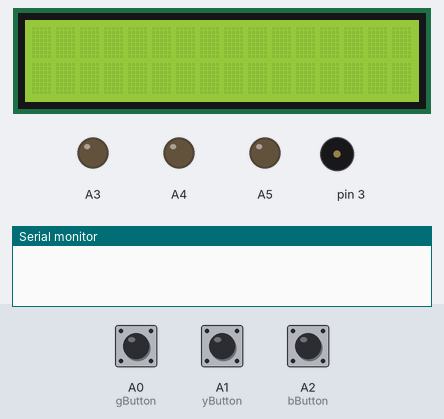
A sketch run on a simulated Arduino Uno, built with avr-gcc and run on an emulated ATmega328P. On the bench: 16×2 character LCD, output pins drawn as LEDs (lit = HIGH), buzzer (waves = sounding), the last lines printed to the serial monitor. Inputs (shaded band) come from the test bench; at power-on: A0 (gButton) HIGH, A1 (yButton) HIGH, A2 (bButton) HIGH.

Above: at 1.2 s.
1.3 s: A0 (gButton) pulled LOW for 0.15 s
At 2.5 s:
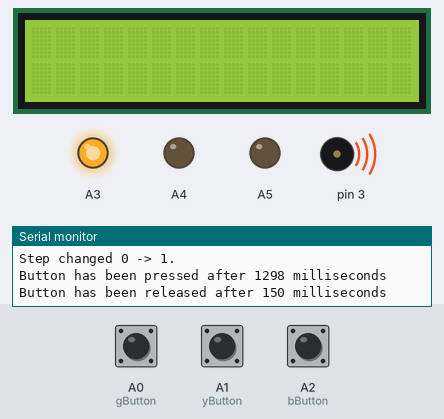
2.9 s: A1 (yButton) pulled LOW for 0.15 s
At 3.9 s:
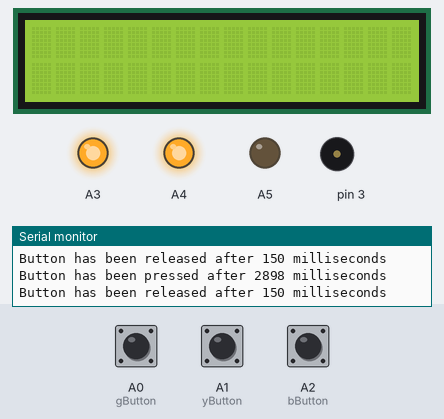
6.0 s: A2 (bButton) pulled LOW for 0.15 s
At 6.3 s:
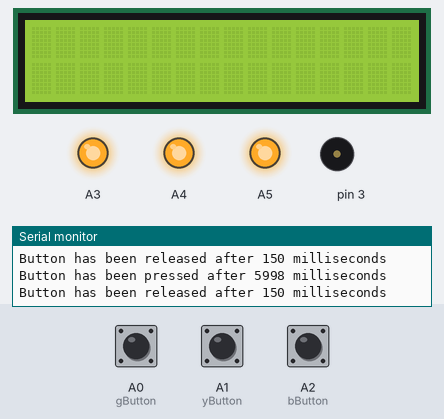
9.1 s: A1 (yButton) pulled LOW for 3.2 s
At 9.9 s:
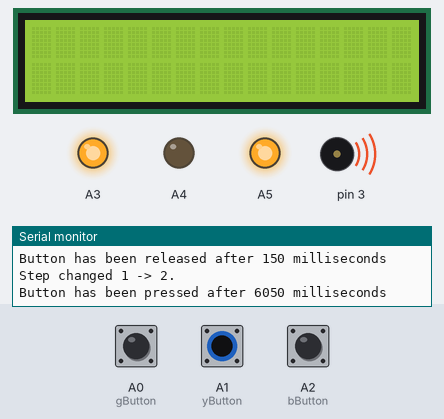
13.8 s: A0 (gButton) pulled LOW for 1 s
At 14.6 s:
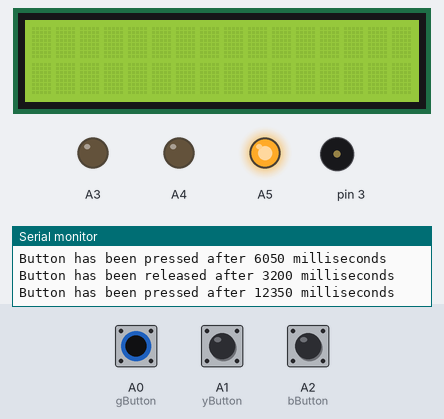
Timing chart, 0 to 18.8 s (numbered marks = the images above; inputs shaded):
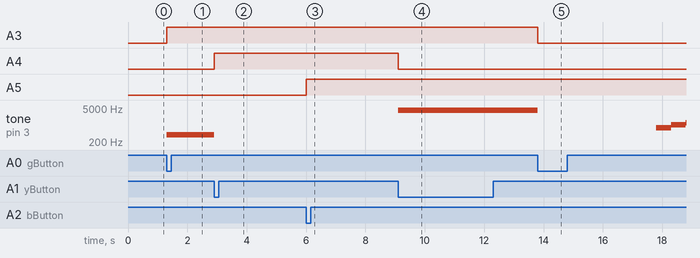

Measured:
- after the input at 1.3 s, A3: LOW → HIGH at once; tone on pin 3: silent → 400 Hz at once
- after the input at 2.9 s, A4: LOW → HIGH at once
- after the input at 6.0 s, A5: LOW → HIGH at once; tone on pin 3: stops changing and stays silent
- after the input at 9.1 s, A4: HIGH → LOW at once
- after the input at 13.8 s, A3: HIGH → LOW at once

The sketch:

vduino.ino
```cpp
#include "Arduino.h"
#include "Button.h"
#include "LiquidCrystal.h"
#include "MyLed.h"
#include "BeepController.h"
#include "Music.h"

LiquidCrystal lcd(4, 5, 10, 11, 12, 13);

Button gButton = Button(A0);
Button yButton = Button(A1);
Button bButton = Button(A2);
BeepController beepController = BeepController(3,  MyLed(A3),  MyLed(A4),  MyLed(A5),lcd);
Music music = Music(3,A0,A1,A2,3000,500);

void clk400() {
 beepController.clicked400();
}

void clk1500() {
   beepController.clicked1500();

}
void clk3700() {
   beepController.clicked3700();
}

void setup() {

    Serial.begin(115200);
    gButton.on_press(clk400);
    yButton.on_press(clk1500);
    bButton.on_press(clk3700);
    lcd.begin(16, 2);
    lcd.setCursor(0, 0);
    lcd.clear();
}

void loop() {
    gButton.init();
    yButton.init();
    bButton.init();
    music.tick();
}
```

BeepController.cpp
```cpp
#include "Arduino.h"
#include "BeepController.h"
#include "LiquidCrystal.h"

void BeepController::clicked400() {
  _led400.invert();
  _stateIndex = _stateIndex ^ 0x01;
  update(_stateIndex);
}
void BeepController::clicked1500() {
  _led1500.invert();
  _stateIndex = _stateIndex ^ 0x02;
  update(_stateIndex);
}
void BeepController::clicked3700() {
  _led3700.invert();
  _stateIndex = _stateIndex ^ 0x04;
  update(_stateIndex);
}

void BeepController::update(byte state) {
  _lcd.clear();

 if(machine.update(state)){
    noTone(_beepPin);
    _lcd.print("     *VZE*");
  } else if(state == 0){
    noTone(_beepPin);
  }else{
    int hz =_states[state];
    tone(_beepPin, hz);
    _lcd.print(hz);
  }
}
```

BeepController.h
```cpp
#ifndef BeepController_h
#define BeepController_h

#include "MyLed.h"
#include "Arduino.h"
#include "LiquidCrystal.h"
#include "StateMachine.h"

  class BeepController {
  public:
    BeepController(int beepPin,MyLed led400,MyLed led1500,MyLed led3700,LiquidCrystal lcd)
    :_beepPin(beepPin),_led400(led400),_led1500(led1500),_led3700(led3700),_lcd(lcd){}

    void clicked400();
    void clicked1500();
    void clicked3700();
  private:
    int _beepPin;
    MyLed _led400;
    MyLed _led1500;
    MyLed _led3700;
    LiquidCrystal _lcd;
    byte _stateIndex = 0;
    int _states[8] = {0, 400, 1500, 1900, 3700, 4100, 5200, 5600};
    void update(byte state);
    StateMachine machine;
  };

#endif
```

Button.cpp
```cpp
/*
  Button.cpp - Library for handling a button press.
  Created by Badreddine Bouzid, April 8, 2014.
  Released into the public domain.
*/

#include "Arduino.h"
#include "Button.h"

void do_nothing() {
	return;
}

Button::Button(int pin) {
	pinMode(pin, INPUT_PULLUP);
	_pin = pin;
	if(this->_debug) Serial.begin(115200);
	this->on_release(do_nothing);
	this->on_press(do_nothing);
	this->on_bounced_release(do_nothing);
	this->on_bounced_press(do_nothing);
}

void Button::_on_release(unsigned long gap) {
	this->__on_release();
	if(this->_debug) Serial.print(String("Button has been released after ") + gap + String(" milliseconds\n"));
}
void Button::_on_press(unsigned long gap) {
	this->__on_press();
	if(this->_debug) Serial.print(String("Button has been pressed after ") + gap + String(" milliseconds\n"));
}
void Button::_on_long_release(unsigned long gap) {
	this->__on_long_release();
	if(this->_debug) Serial.print(String("Button has been released after ") + gap + String(" milliseconds\n"));
}
void Button::_on_long_press(unsigned long gap) {
	this->__on_long_press();
	if(this->_debug) Serial.print(String("Button has been pressed after ") + gap + String(" milliseconds\n"));
}
void Button::_on_bounced_release(unsigned long gap) {
	this->__on_bounced_release();
	if(this->_debug) Serial.print(String("(I've detected a bounce at release! gap = ") + gap + String(")\n"));
}
void Button::_on_bounced_press(unsigned long gap) {
	this->__on_bounced_press();
	if(this->_debug) Serial.print(String("(I've detected a bounce at pressure! gap = ") + gap + String(")\n"));
}

void Button::init () {
	if(digitalRead(_pin) == LOW) {
		if(_button_state != LOW) {
			_milliseconds = millis();
			_gap = _milliseconds - _previous_HIGH_millis;
			_previous_LOW_millis = _milliseconds;
			this->button_pressed(_gap);
		}
		_button_state = LOW;
	}

	if(digitalRead(_pin) == HIGH) {
		if(_button_state != HIGH) {
			_milliseconds = millis();
			_gap = _milliseconds - _previous_LOW_millis;
			_previous_HIGH_millis = _milliseconds;
			this->button_released(_gap);
		}
		_button_state = HIGH;
	}
}

void Button::button_pressed (unsigned long gap) {
	if(gap > _minimum_gap && gap < _maximum_gap) this->_on_press(gap);
	else if(gap > _minimum_gap) this->_on_long_press(gap);
	else this->_on_bounced_press(gap);
}

void Button::button_released (unsigned long gap) {
	if(gap > _minimum_gap && gap < _maximum_gap) this->_on_release(gap);
	else if(gap > _minimum_gap) this->_on_long_release(gap);
	else this->_on_bounced_release(gap);
}

void Button::on_release(void(*on_release)()) {
	this->__on_release = on_release;
	this->__on_long_release = on_release;
}
void Button::on_press(void(*on_press)()) {
	this->__on_press = on_press;
	this->__on_long_press = on_press;
}
void Button::on_long_release(void(*on_long_release)()) {
	this->__on_long_release = on_long_release;
}
void Button::on_long_press(void(*on_long_press)()) {
	this->__on_long_press = on_long_press;
}
void Button::on_bounced_release(void(*on_bounced_release)()) {
	this->__on_bounced_release = on_bounced_release;
}
void Button::on_bounced_press(void(*on_bounced_press)()) {
	this->__on_bounced_press = on_bounced_press;
}

unsigned long Button::gap() {
	return this->_gap;
}

int Button::get_minimum_gap() {
	return this->_minimum_gap;
}

int Button::get_maximum_gap() {
	return this->_maximum_gap;
}
void Button::set_minimum_gap(int gap) {
	this->_minimum_gap = gap;
}
void Button::set_maximum_gap(int gap) {
	this->_maximum_gap = gap;
}

void Button::enable_debug() {
	this->_debug = true;
}
void Button::disable_debug() {
	this->_debug = false;
}
```

Button.h
```cpp
/*
  Button.h - Library for handling a button press.
  Created by Badreddine Bouzid, April 8, 2014.
  Released into the public domain.
*/

#ifndef Button_h
#define Button_h

#include "Arduino.h"

class Button {
	public:
		Button(int pin);
		void init ();
		void button_pressed (unsigned long gap);
		void button_released (unsigned long gap);
		void on_release (void (*)());
		void on_press (void (*)());
		void on_long_release (void (*)());
		void on_long_press (void (*)());
		void on_bounced_release (void (*)());
		void on_bounced_press (void (*)());
		unsigned long gap ();
		void enable_debug ();
		void disable_debug ();
		int get_minimum_gap();
		int get_maximum_gap();
		void set_minimum_gap(int gap);
		void set_maximum_gap(int gap);
	private:
		void _on_release (unsigned long gap);
		void _on_press (unsigned long gap);
		void _on_long_release (unsigned long gap);
		void _on_long_press (unsigned long gap);
		void _on_bounced_release (unsigned long gap);
		void _on_bounced_press (unsigned long gap);
		int _pin;
		int _button_state = HIGH;
		unsigned long _previous_LOW_millis = 0;
		unsigned long _previous_HIGH_millis = 0;
		unsigned long _gap = 0;
		unsigned long _milliseconds = 0;
		boolean _debug = true;
		int _minimum_gap = 35;
		int _maximum_gap = 1000;
		void (*__on_release)();
		void (*__on_press)();
		void (*__on_long_release)();
		void (*__on_long_press)();
		void (*__on_bounced_release)();
		void (*__on_bounced_press)();
};

#endif
```

Music.cpp
```cpp
#include "Arduino.h"
#include "Music.h"

Music::Music(int beepPin,int g, int y, int b, unsigned long  pressMs,unsigned long hzMs){
    _beepPin = beepPin;
    _g=g;
    _y=y;
    _b=b;
    _pressMs = pressMs;
    _hzMs = hzMs;
    pinMode(g, INPUT_PULLUP);
    pinMode(y, INPUT_PULLUP);
    pinMode(b, INPUT_PULLUP);
}
void Music::tick() {
    int all =  digitalRead(_g) * digitalRead(_y) * digitalRead(_b);
    if (all == HIGH){
        if(startTime == 0){
            startTime = millis();


        } else if(millis() - startTime   >= _pressMs) {
            playMusic();
            startTime = 0;
        }
    } else {
        startTime = 0;
    }
}

void Music::playMusic(){
    Serial.println("Play music");
    noTone(_beepPin);
    for(int n=0;n<3;n++) {
        for (int i = 0; i < 12; i++){
            Serial.println(notes[i]);
            tone(_beepPin,notes[i]);
            delay(_hzMs);
        }
    }
}
```

Music.h
```cpp
#ifndef MUSIC_H
#define MUSIC_H

class Music {
  public:
    Music(int beepPin,int g, int y, int b, unsigned long  pressMs,unsigned long hzMs);
    void tick();
  private:
    int _g;
    int _y;
    int _b;
    int _beepPin;
    unsigned long _pressMs;
    unsigned long _hzMs;
    unsigned long startTime = 0;
    void playMusic();

    unsigned long notes[12]={
      784,
      1047,
      1245,
      1175,
      1046,
      1245,
      1047,
      1175,
      1047,
      831,
      932,
      784
    };

};

#endif
```

MyLed.cpp
```cpp
#include "Arduino.h"
#include "MyLed.h"

MyLed::MyLed(int pin){
  _pin = pin;
  _state = false;
  pinMode(_pin, OUTPUT);
}

void MyLed::invert(){
  _state=!_state;
  update();
}

void MyLed::update(){
  digitalWrite(_pin,_state);
}
```

MyLed.h
```cpp
#ifndef MyLed_h
#define MyLed_h

#include "Arduino.h"

class MyLed {
  public:
    MyLed(int pin);
    void invert();
  private:
    int _pin;
    volatile boolean _state;
    void update();
  };
#endif
```

StateMachine.cpp
```cpp
#include "StateMachine.h"
#include "Arduino.h"

bool StateMachine::update(byte leds){
    if(leds == 0){
        Serial.println("Step reseted to 0.");
        step = 0;
        return false;
    }

    if(step == 0 && leds == 1) {
        step = 1;
        Serial.println("Step changed 0 -> 1.");
        return false;
    } else if(step == 1 && leds == 5) {
        step = 2;
        Serial.println("Step changed 1 -> 2.");
        return false;
    } else if(step == 2 && leds == 1) {
        step = 3;
        Serial.println("Step changed 2 -> 3.");
        return false;
    } else if(step == 3 && leds == 3) {
        // DONE!!!
        step = -1;
        Serial.println("Step done! Step changed 3 -> -1.");
        return true;
    }
}
```

StateMachine.h
```cpp
#ifndef STATE_MACHINE_H
#define STATE_MACHINE_H

#include "Arduino.h"

class StateMachine {
  public:
    bool update(byte state);
  private:
    byte step = 0;
};

#endif
```
